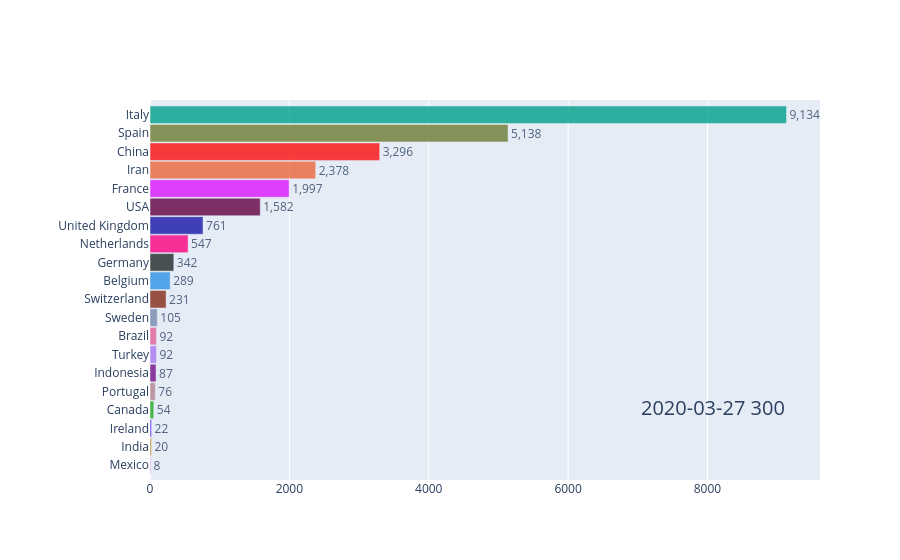

Notebook code cell kept with this figure:
### Code cell
# look at specific frame
import bar_chart_race_ as bcr
import pandas as pd
import plotly.graph_objects as go
import plotly
import numpy as np

df = pd.read_csv('./data/covid19.csv', index_col='date', parse_dates=True)
#bcr.bar_chart_race_plotly(df, filename='covid19_plotly.html')
bcr = bcr.bar_chart_race_plotly(df, orientation='h', period_length=200)
#print(bcr.df_values.head())
#print(bcr.df_ranks.head())
print('bcr.n_bars= ', bcr.n_bars)
print('xlimit, ylimit: ', bcr.xlimit, bcr.ylimit)

frames = []
slider_steps = []

i=300
bar_locs = bcr.df_ranks.iloc[i].values
top_filt = (bar_locs >= 0) & (bar_locs < bcr.n_bars + 1)
bar_vals = bcr.df_values.iloc[i].values
print('bar_locs')
print(bar_locs)

bar_vals[bar_locs == 0] = 0
bar_vals[bar_locs == bcr.n_bars + 1] = 0
print('bar_vals')
print(bar_vals)

# bcr.set_value_limit(bar_vals) # plotly bug? not updating range

cols = bcr.df_values.columns.values.copy()

cols[bar_locs == 0] = ' '
print('cols')
print(cols)
colors = bcr.bar_colors
bar_locs = bar_locs + np.random.rand(len(bar_locs)) / 10_000 # done to prevent stacking of bars
x, y = (bar_vals, bar_locs) if bcr.orientation == 'h' else (bar_locs, bar_vals)

print('x: ', x)
print('y: ', y)
label_axis = dict(tickmode='array', tickvals=bar_locs, ticktext=cols, 
                    tickfont=bcr.tick_label_font)

label_axis['range'] = bcr.ylimit if bcr.orientation == 'h' else bcr.xlimit
if bcr.orientation == 'v':
    label_axis['tickangle'] = -90

value_axis = dict(showgrid=True, type=bcr.scale)#, tickformat=',.0f')
value_axis['range'] = bcr.xlimit if bcr.orientation == 'h' else bcr.ylimit

bar = go.Bar(x=x, y=y, width=bcr.bar_size, textposition=bcr.bar_textposition,
                texttemplate=bcr.bar_texttemplate, orientation=bcr.orientation, 
                marker_color=colors, insidetextfont=bcr.bar_label_font, 
                cliponaxis=False, outsidetextfont=bcr.bar_label_font, 
                hovertemplate=bcr.hovertemplate, **bcr.bar_kwargs)

data = [bar]
xaxis, yaxis = (value_axis, label_axis) if bcr.orientation == 'h' else (label_axis, value_axis)

print('xaxis: ', xaxis)
print('yaxis: ', yaxis)
annotations = bcr.get_annotations(i)
if bcr.slider and i % bcr.steps_per_period == 0:
    slider_steps.append(
                {"args": [[i],
                    {"frame": {"duration": bcr.duration, "redraw": False},
                        "mode": "immediate",
                        "fromcurrent": True,
                        "transition": {"duration": bcr.duration}
                    }],
                "label": bcr.get_period_label_text(i), 
                "method": "animate"})
layout = go.Layout(xaxis=xaxis, yaxis=yaxis, annotations=annotations, 
                    margin={'l': 150}, **bcr.layout_kwargs)
frames.append(go.Frame(data=data, layout=layout, name=i))

fig = go.Figure(data=data, layout=layout, frames=frames)
fig.show()
#bcr.make_animation()

### Figure 1 — Plotly figure (JSON) as saved in the notebook; plotly's stock layout.template omitted (floating-point values rounded to 4 significant figures)
{"data": [{"cliponaxis": false, "hovertemplate": "%{y} - %{x:,.0f}<extra></extra>", "insidetextfont": {"size": 12}, "marker": {"color": ["#2E91E5", "#E15F99", "#1CA71C", "#FB0D0D", "#DA16FF", "#222A2A", "#B68100", "#750D86", "#EB663B", "#511CFB", "#00A08B", "#FB00D1", "#FC0080", "#B2828D", "#6C7C32", "#778AAE", "#862A16", "#A777F1", "#620042", "#1616A7"]}, "opacity": 0.8, "orientation": "h", "outsidetextfont": {"size": 12}, "textposition": "outside", "texttemplate": "%{x:,.0f}", "type": "bar", "width": 0.95, "x": [289.0, 92.0, 54.0, 3296.0, 1997.0, 342.0, 20.0, 87.0, 2378.0, 22.0, 9134.0, 8.0, 547.0, 76.0, 5138.0, 105.0, 231.0, 92.0, 1582.0, 761.0], "y": [11.0, 8.0, 4.0, 18.0, 16.0, 12.0, 2.0, 6.0, 17.0, 3.0, 20.0, 1.0, 13.0, 5.0, 19.0, 9.0, 10.0, 7.0, 15.0, 14.0]}], "layout": {"annotations": [{"font": {"size": 20}, "showarrow": false, "text": "2020-03-27 300", "x": 0.95, "xanchor": "right", "xref": "paper", "y": 0.15, "yref": "paper"}], "margin": {"l": 150}, "showlegend": false, "xaxis": {"showgrid": true, "type": "linear"}, "yaxis": {"range": [0.2, 20.8], "tickfont": {"size": 12}, "tickmode": "array", "ticktext": ["Belgium", "Brazil", "Canada", "China", "France", "Germany", "India", "Indonesia", "Iran", "Ireland", "Italy", "Mexico", "Netherlands", "Portugal", "Spain", "Sweden", "Switzerland", "Turkey", "USA", "United Kingdom"], "tickvals": [11.0, 8.0, 4.0, 18.0, 16.0, 12.0, 2.0, 6.0, 17.0, 3.0, 20.0, 1.0, 13.0, 5.0, 19.0, 9.0, 10.0, 7.0, 15.0, 14.0]}}}
